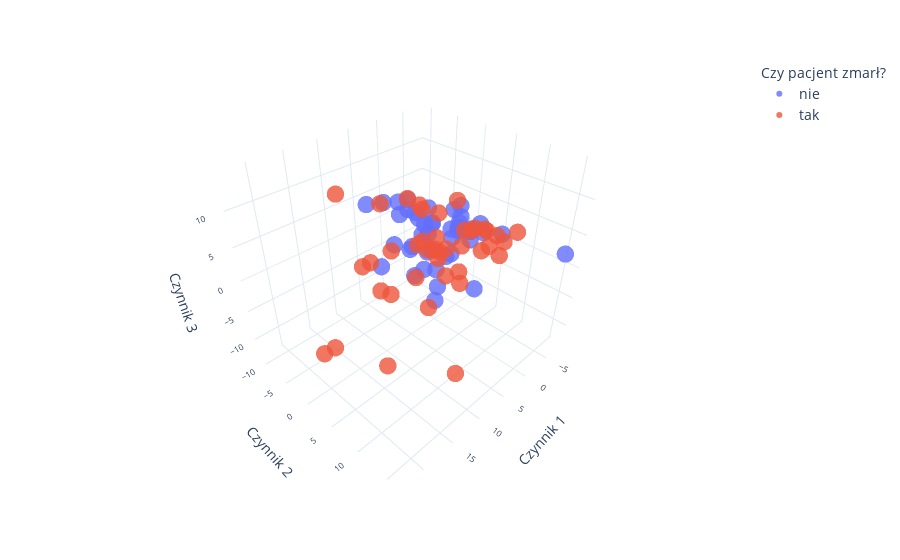

The notebook cell this image was saved under:
### Code cell
#PCA
pca = PCA(n_components=3)
X_train_pca = pca.fit_transform(X_train_scaled)
X_test_pca = pca.transform(X_test_scaled)

explained_variance_ratio = pca.explained_variance_ratio_
print(sum(explained_variance_ratio))

X_pca_df=pd.DataFrame(X_train_pca, columns=['Czynnik 1', 'Czynnik 2', 'Czynnik 3'])
X_pca_df['ZGON'] = y
X_pca_df['Czy pacjent zmarł?'] = X_pca_df['ZGON'].map({1: 'tak', 0: 'nie'})

fig = px.scatter_3d(X_pca_df, x='Czynnik 1', y='Czynnik 2', z='Czynnik 3', color='Czy pacjent zmarł?', size_max=18, opacity=0.8)
fig.update_traces(textposition='top center', marker_size=6)

fig.update_layout(
    scene=dict(
        xaxis=dict(tickfont=dict(size=10)),
        yaxis=dict(tickfont=dict(size=10)),
        zaxis=dict(tickfont=dict(size=10)),
    )
)

fig.update_layout(legend=dict(font=dict(size=14)), legend_title=dict(font=dict(size=14)))
fig.update_layout(template="plotly_white")
fig.show()

fig.write_image("images5/" + "pca_miernik_3d" + ".png", width=1000, height=600, scale=3, format="png")

### Figure 1 — Plotly figure (JSON) as saved in the notebook; plotly's stock layout.template omitted (floating-point values rounded to 4 significant figures)
{"data": [{"hovertemplate": "Czy pacjent zmarł?=nie<br>Czynnik 1=%{x}<br>Czynnik 2=%{y}<br>Czynnik 3=%{z}<extra></extra>", "legendgroup": "nie", "marker": {"color": "#636efa", "opacity": 0.8, "size": 6, "symbol": "circle"}, "mode": "markers", "name": "nie", "scene": "scene", "showlegend": true, "textposition": "top center", "type": "scatter3d", "x": [-4.567, -2.824, -3.83, 4.772, -5.791, 4.289, -6.893, -4.195, 3.77, 4.539, -6.349, 5.68, -3.533, -1.223, 0.3798, -3.791, -3.781, -2.991, -3.338, -1.126, -3.589, 1.455, -1.876, -3.464, 0.682, -3.669, 13.36, 1.97, -2.991, 5.09, -8.161, -5.034, 0.7667, -3.358, -3.163, -2.687, -4.344, -1.299, 9.222, -5.986, 6.078, -3.649, -5.899, 3.521], "y": [2.281, -5.085, -5.263, -0.4656, -7.174, 3.802, 0.4658, -0.6561, -1.927, -5.862, -1.241, -5.46, -7.824, -2.214, -2.054, 0.5635, 1.175, -7.876, -3.964, -1.977, -9.442, 2.994, 2.522, -0.4541, 3.292, 0.7575, 6.511, -2.396, 4.876, 2.967, 5.169, 1.857, -2.145, -0.1603, -10.87, -1.994, 0.2716, 6.83, 1.261, 16.22, -7.593, -7.207, 2.857, 3.136], "z": [-0.1364, -8.106, -2.027, 1.265, 0.96, -5.338, -0.09319, 3.792, 7.797, 6.198, 3.366, -3.589, 0.7573, 2.048, 2.59, 1.472, 1.496, -5.148, 0.6023, -2.231, 0.6942, 0.1641, 4.815, 0.9812, 2.949, 1.095, 14.11, -5.501, -6.681, 2.597, 0.5109, 0.8682, 1.137, -3.103, -0.6312, -9.818, 1.948, 4.388, 4.764, 3.269, 5.818, -0.01012, 2.209, -0.8688]}, {"hovertemplate": "Czy pacjent zmarł?=tak<br>Czynnik 1=%{x}<br>Czynnik 2=%{y}<br>Czynnik 3=%{z}<extra></extra>", "legendgroup": "tak", "marker": {"color": "#EF553B", "opacity": 0.8, "size": 6, "symbol": "circle"}, "mode": "markers", "name": "tak", "scene": "scene", "showlegend": true, "textposition": "top center", "type": "scatter3d", "x": [-2.09, 0.7998, -2.52, -2.624, -4.522, -7.306, 5.148, -2.901, 2.562, -4.831, 7.527, -6.49, 3.782, -6.413, 7.111, 7.896, -7.805, -2.656, 2.491, 13.88, -5.487, -7.265, 2.305, 9.36, 12.47, 16.26, -3.192, -1.935, -1.924, -2.412, 18.57, -2.78, 1.136, -5.11, -7.114, 22.82, 8.691, -2.819, -0.1256, -2.418, -2.242], "y": [0.09093, -3.017, -2.373, 2.687, 7.515, 6.206, -5.851, -1.875, -0.3138, 5.451, -5.639, 5.436, 2.181, 1.556, -1.988, 11.08, 7.852, -8.544, -1.642, 0.6113, 3.742, 0.2837, 6.376, -1.49, 2.869, -0.09665, -4.61, 2.668, 0.08274, 2.484, -0.1222, 5.902, 1.326, -4.372, 3.162, 4.081, 0.0765, 0.9688, -3.589, -2.564, -5.095], "z": [-6.342, -0.948, -0.8827, 2.443, -0.3557, 0.03816, 6.25, -3.425, 1.63, 0.09163, -2.078, 1.106, -7.843, 0.719, -5.936, -11.49, 2.124, 3.21, -5.202, 3.441, -1.737, -0.6217, -2.106, -3.813, -12.71, 13.69, -4.379, -4.225, -1.456, -0.1388, -7.187, 3.89, -1.108, 1.417, 0.6942, -2.352, 3.062, 6.329, 4.921, -2.967, 2.872]}], "layout": {"legend": {"font": {"size": 14}, "title": {"font": {"size": 14}, "text": "Czy pacjent zmarł?"}, "tracegroupgap": 0}, "margin": {"t": 60}, "scene": {"domain": {"x": [0, 1], "y": [0, 1]}, "xaxis": {"tickfont": {"size": 10}, "title": {"text": "Czynnik 1"}}, "yaxis": {"tickfont": {"size": 10}, "title": {"text": "Czynnik 2"}}, "zaxis": {"tickfont": {"size": 10}, "title": {"text": "Czynnik 3"}}}}}
